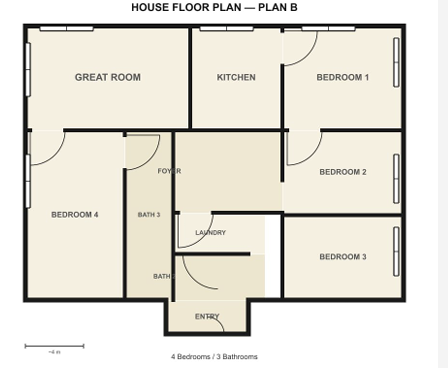
#> input picture backend/test/F2.png, 448 x 368 px
$ python -i main.py   (imports and definitions only)
#> lines starting #> are read from the running program, lines starting #| are printed output that depends on the picture; after the words box and inside, x2 and y2 are one past the last pixel; in counts of white or black regions, pixels touching at a corner belong together
import cv2
import numpy as np
import os

# 1. Load File

def get_Cordinates():
    file_path = os.path.join(os.getcwd(), 'test', 'F2.png')
    img = cv2.imread(file_path)
#> img is the input picture: shape (368, 448, 3); mean B, G, R 216.8, 226.2, 229.2

    if img is None:
        print(f"Error: Could not find image at {file_path}")
        exit()

    # 2. Pre-processing Pipeline
    gray = cv2.cvtColor(img, cv2.COLOR_BGR2GRAY)
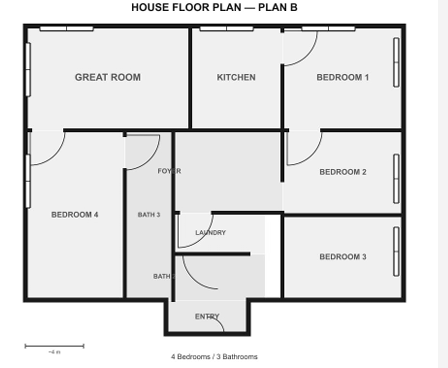
#> gray: shape (368, 448); min 0, max 255, mean 226.1

    # Threshold to get white walls on black background
    _, thresh = cv2.threshold(gray, 150, 255, cv2.THRESH_BINARY_INV)
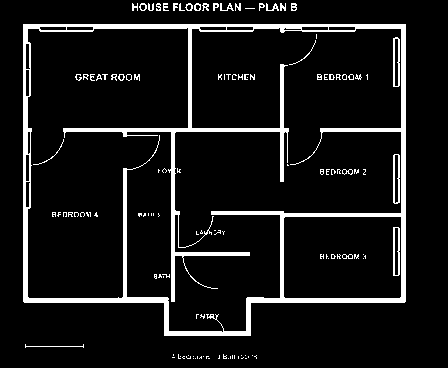
#> thresh: shape (368, 448); 8.8% white; 127 white regions (93 under 20 px), largest, box (x1, y1, x2, y2) and area: (23, 24, 406, 336) 12123, (393, 37, 400, 87) 203, (393, 154, 400, 204) 203

    # Remove Noise & Text (Opening = Erosion then Dilation)
    kernel = np.ones((3,3), np.uint8)
    clean_walls = cv2.morphologyEx(thresh, cv2.MORPH_OPEN, kernel)
#> clean_walls: shape (368, 448); 6.8% white; 3 white regions (2 under 20 px), largest, box (x1, y1, x2, y2) and area: (23, 24, 406, 336) 11125

    # Final touch: Median Blur to kill those "white dots" you mentioned
    clean_walls = cv2.medianBlur(clean_walls, 3)
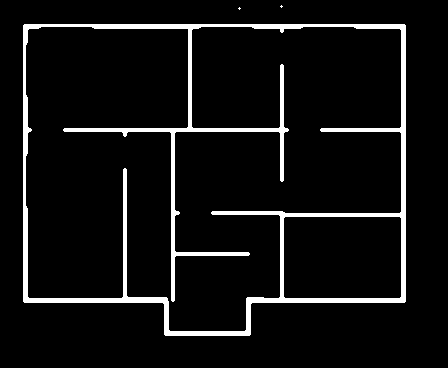
#> clean_walls: shape (368, 448); 6.8% white; 3 white regions (2 under 20 px), largest, box (x1, y1, x2, y2) and area: (23, 24, 406, 336) 11125

    # 3. Detect Lines (CRITICAL: We use 'clean_walls' now, not 'thresh')
    line_img = img.copy()
    lines = cv2.HoughLinesP(clean_walls, 1, np.pi/180, threshold=40,
                            minLineLength=60, maxLineGap=10)
#> lines = 61 rows, first 6: [23, 25, 405, 25], [24, 302, 24, 24], [25, 24, 404, 24], [63, 129, 288, 129], [64, 128, 287, 128], [321, 131, 405, 131]
    wall_list = []
    if lines is not None:
        for line in lines:
            x1, y1, x2, y2 = line[0]
            # Filter for straight walls (Horizontal or Vertical)
            if abs(x1 - x2) < 10 or abs(y1 - y2) < 10:
                wall_data = {
                    "start": {"x": float(x1), "y": float(y1)},
                    "end": {"x": float(x2), "y": float(y2)},
                    # You can even round to 2 decimal places for cleanliness
                    "length": round(float(np.sqrt((x2 - x1)**2 + (y2 - y1)**2)), 2)
                }
                wall_list.append(wall_data)
                cv2.line(line_img, (x1, y1), (x2, y2), (0, 255, 0), 2)
#> this loop made 61 passes
#> (x1, y1, x2, y2) on passes 1 to 12: (23, 25, 405, 25), (24, 302, 24, 24), (25, 24, 404, 24), (63, 129, 288, 129), (64, 128, 287, 128), (321, 131, 405, 131), (23, 26, 405, 26), (246, 298, 405, 298), (23, 300, 174, 300), (246, 301, 405, 301), (25, 302, 25, 27), (404, 302, 404, 27)
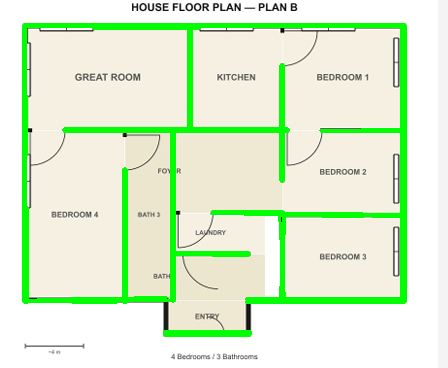
#> line_img: shape (368, 448, 3); 9.02% of pixels changed, all inside (x1, y1, x2, y2) = (22, 23, 407, 337)
#> after the loop, wall_list = 61 items
    print("Detected Wall Coordinates:")
    print(wall_list)
#> (printed output is left out)

    # 4. Create Tiled Display
    # Convert grayscale steps back to BGR so we can stack them with the color result
    thresh_bgr = cv2.cvtColor(thresh, cv2.COLOR_GRAY2BGR)
    clean_bgr = cv2.cvtColor(clean_walls, cv2.COLOR_GRAY2BGR)

    # Stack images: Top row (Original & Threshold), Bottom row (Cleaned & Final)
    top_row = np.hstack((img, thresh_bgr))
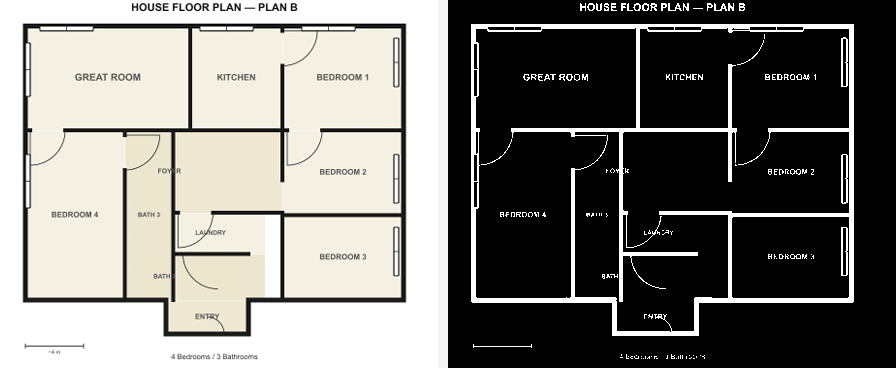
#> top_row: shape (368, 896, 3); mean B, G, R 119.5, 124.2, 125.7
    bottom_row = np.hstack((clean_bgr, line_img))
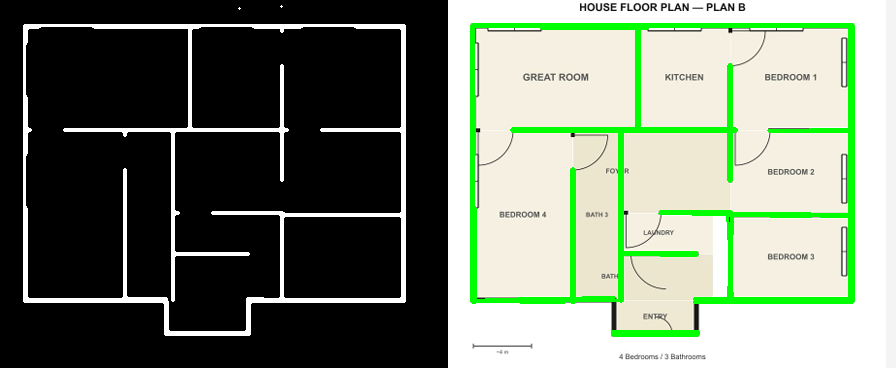
#> bottom_row: shape (368, 896, 3); mean B, G, R 113.1, 129.1, 119.1
    combined_view = np.vstack((top_row, bottom_row))

    # Resize for screen fit if necessary
    cv2.imshow('Processing Steps (Clockwise: Orig, Thresh, Result, Clean)',
               cv2.resize(combined_view, (0,0), fx=0.7, fy=0.7))
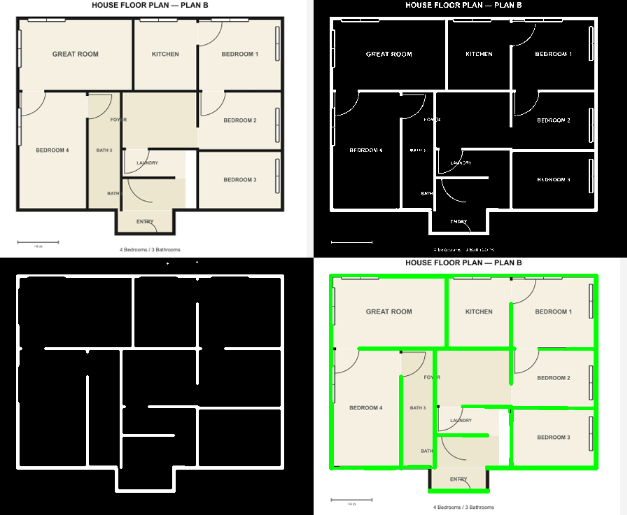
#> window 'Processing Steps (Clockwise: O': shape (515, 627, 3); mean B, G, R 116.4, 126.7, 122.5

    cv2.waitKey(0)
    cv2.destroyAllWindows()
    return wall_list

>>> result = get_Cordinates()
#> result = 61 items

$ run again, with backend/test/F1.png copied over backend/test/F2.png
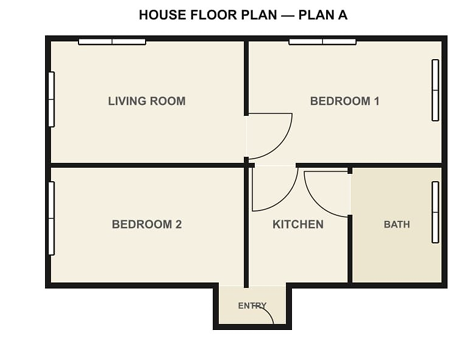
#> input picture backend/test/F1.png, 474 x 339 px
#> in get_Cordinates, img is the input picture: shape (339, 474, 3); mean B, G, R 217.1, 226.1, 228.9
#> thresh: shape (339, 474); 9.3% white; 61 white regions (10 under 20 px), largest, box (x1, y1, x2, y2) and area: (45, 35, 448, 330) 12604, (431, 181, 439, 244) 207, (431, 59, 439, 122) 203
#> lines = 55 rows, first 6: [45, 36, 447, 36], [46, 35, 446, 35], [45, 163, 253, 163], [296, 164, 447, 164], [46, 288, 218, 288], [296, 166, 447, 166]
#> the loop in get_Cordinates, `for line in lines:` made 55 passes
#> after the loop in get_Cordinates, `for line in lines:`:
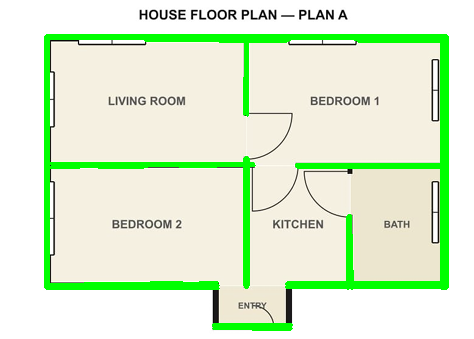
#> line_img: shape (339, 474, 3); 8.61% of pixels changed, all inside (x1, y1, x2, y2) = (44, 34, 449, 331)
#> after the loop in get_Cordinates, `for line in lines:`: wall_list = 55 items
#> (printed output is left out)
#> clean_bgr: shape (339, 474, 3); 7.4% white; 16 white regions (15 under 20 px), largest, box (x1, y1, x2, y2) and area: (45, 35, 448, 330) 11717
#> in get_Cordinates, `cv2.imshow('Processing Steps (Clockwise: Orig, Thresh, Result, Clean)'..`:
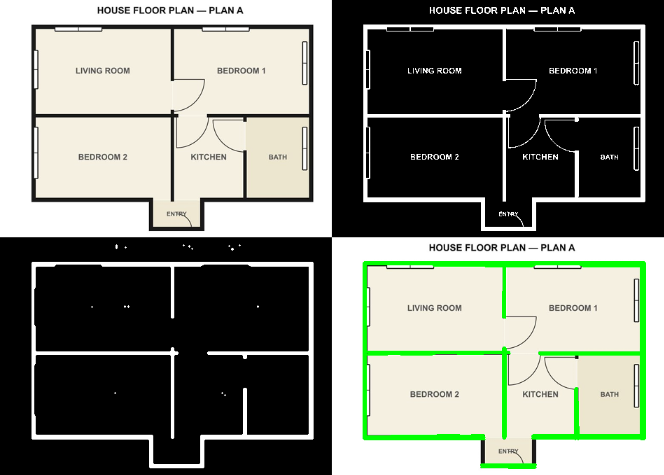
#> window 'Processing Steps (Clockwise: O': shape (475, 664, 3); mean B, G, R 117.4, 127.2, 123.2

$ run again, with backend/test/F3.png copied over backend/test/F2.png
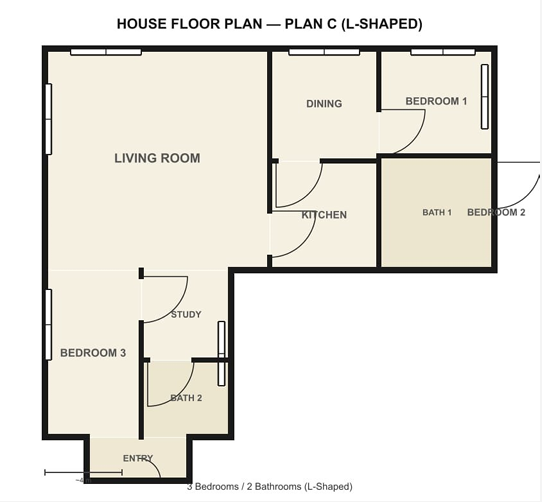
#> input picture backend/test/F3.png, 542 x 502 px
#> in get_Cordinates, img is the input picture: shape (502, 542, 3); mean B, G, R 224.4, 231.6, 233.9
#> thresh: shape (502, 542); 7.1% white; 133 white regions (65 under 20 px), largest, box (x1, y1, x2, y2) and area: (42, 45, 540, 490) 16157, (481, 64, 489, 130) 217, (253, 18, 262, 29) 63
#> lines = 59 rows, first 6: [44, 439, 44, 45], [42, 47, 497, 47], [43, 439, 43, 45], [42, 46, 497, 46], [45, 45, 496, 45], [42, 48, 497, 48]
#> the loop in get_Cordinates, `for line in lines:` made 59 passes
#> after the loop in get_Cordinates, `for line in lines:`:
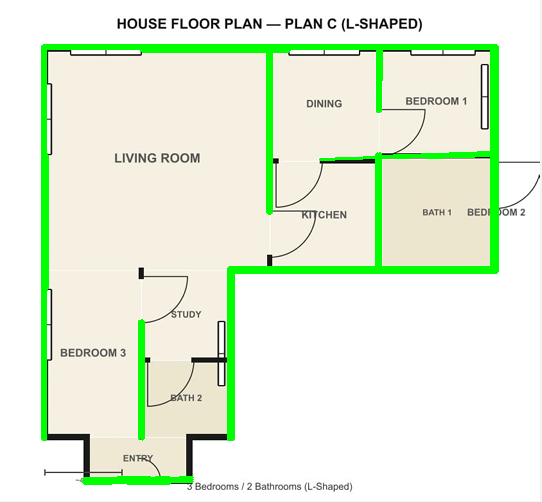
#> line_img: shape (502, 542, 3); 5.89% of pixels changed, all inside (x1, y1, x2, y2) = (41, 44, 499, 485)
#> after the loop in get_Cordinates, `for line in lines:`: wall_list = 59 items
#> (printed output is left out)
#> clean_bgr: shape (502, 542, 3); 5.3% white; 22 white regions (17 under 20 px), largest, box (x1, y1, x2, y2) and area: (42, 45, 498, 484) 13457, (139, 320, 150, 440) 632, (139, 267, 144, 279) 56, (158, 19, 161, 28) 23, (180, 19, 183, 28) 23
#> in get_Cordinates, `cv2.imshow('Processing Steps (Clockwise: Orig, Thresh, Result, Clean)'..`:
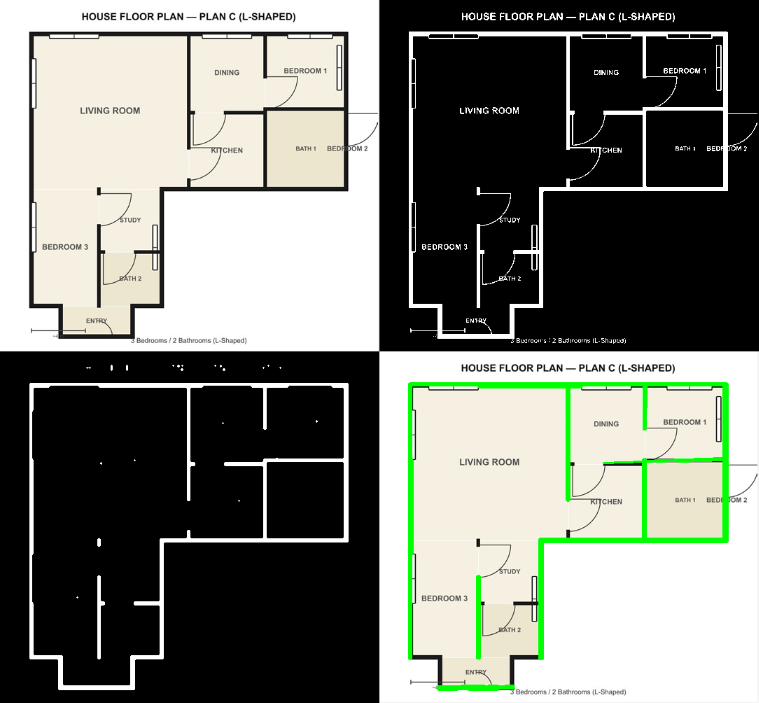
#> window 'Processing Steps (Clockwise: O': shape (703, 759, 3); mean B, G, R 118.9, 126.3, 123.6
